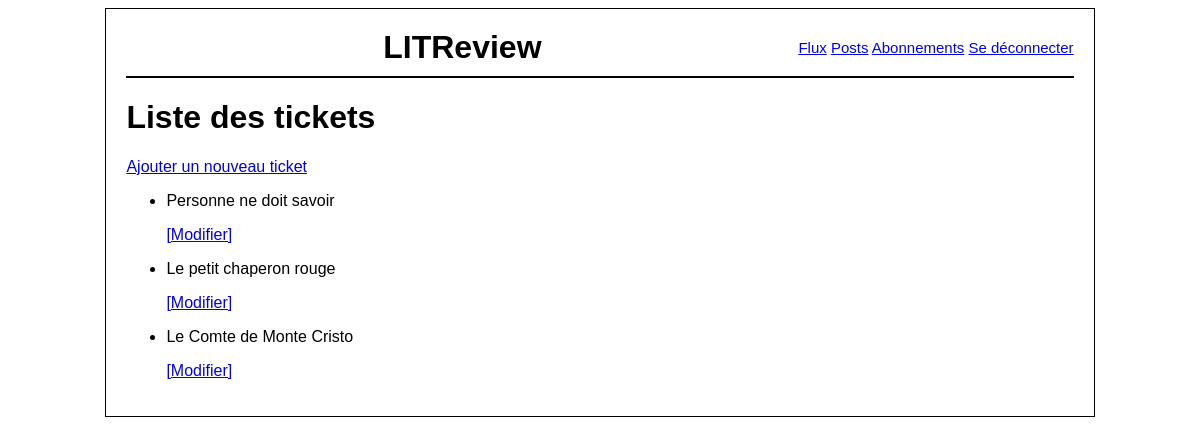
The page /ticket/ on the database as committed earlier.
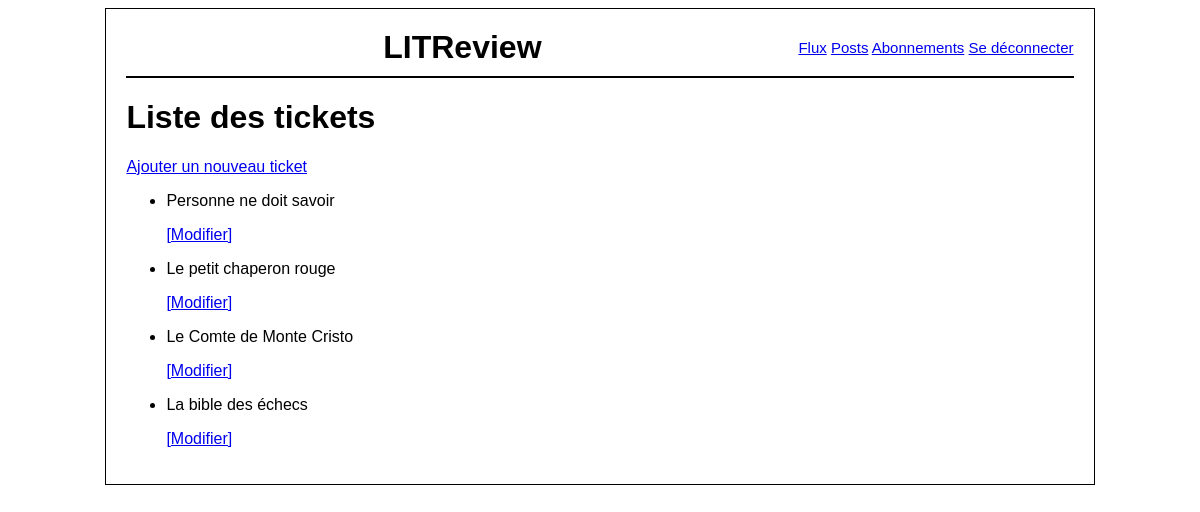
The same page on the database as committed later.
### review/models.py (models this page shows, shortened)
class Ticket(models.Model):
    title = models.CharField(max_length=128)
    description = models.TextField(max_length=2048, blank=True)
    user = models.ForeignKey(to=settings.AUTH_USER_MODEL, on_delete=models.CASCADE)
    image = models.ImageField(null=True, blank=True)
    time_created = models.DateTimeField(auto_now_add=True)

### review/views.py (the view)
# urls.py: path("ticket/", review.views.ticket_list, name="ticket_list"),
def ticket_list(request):
    tickets = Ticket.objects.all()
    return render(request, "review/ticket_list.html", {"tickets": tickets})

### review/templates/review/ticket_list.html
{% extends 'base.html' %}
{% block content %}
<h1>Liste des tickets</h1>
<a href="{% url 'ticket_create' %}">Ajouter un nouveau ticket</a>
<ul>
    {% for ticket in tickets %}
    <li>
        <p>{{ ticket.title }}</p>
        <a href="{% url 'ticket_update' ticket.id %}">[Modifier]</a>
    </li>
    {% endfor %}
</ul>
{% endblock %}

Rows that differ between the two databases and show on the page:
added Ticket: title "La bible des échecs"
